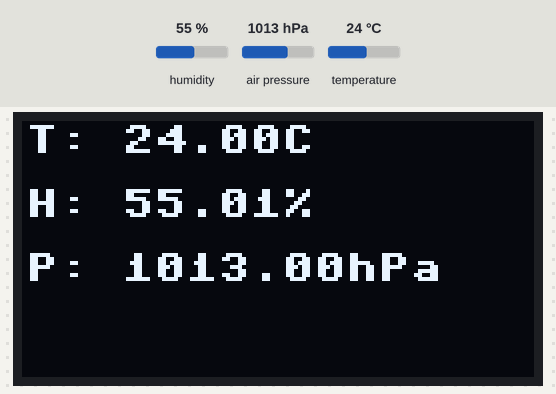
Bench run of a program on a simulated MicroPython board. Parts: 128×64 one-colour display. The inputs (shaded band) are chosen by the test bench; at power-on: humidity 55 %, air pressure 1013 hPa, temperature 24 °C. Library files of the repository ran but are not shown: bme280_float.py.

Above: at 5.6 s.
5.7 s: humidity set to 22 %
At 10.8 s:
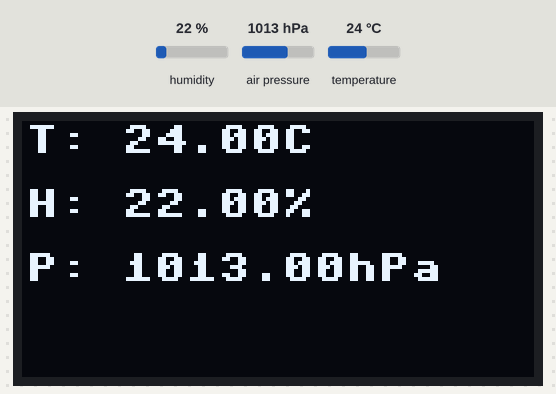
13.2 s: air pressure set to 952 hPa
At 15.5 s:
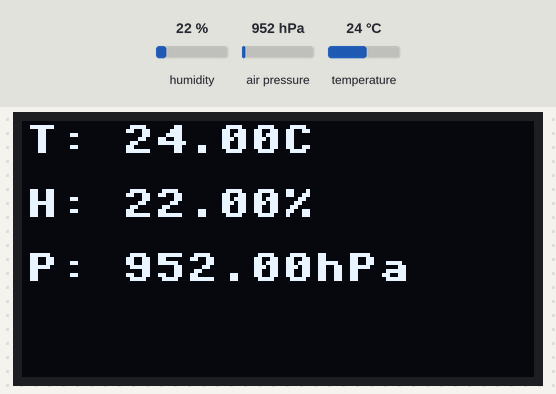
20.7 s: temperature set to 12 °C
At 26.2 s:
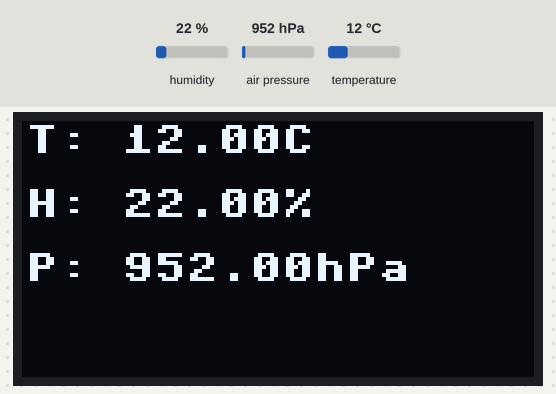
28.2 s: humidity set to 40 %
At 30.9 s:
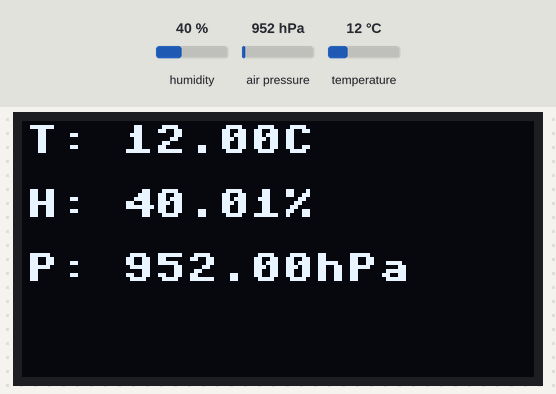
Timing chart, 0 to 32.4 s (numbered marks = the images above; inputs shaded):
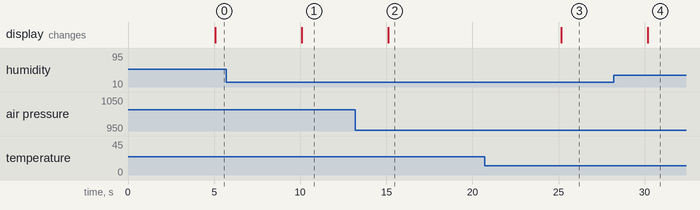

The program:

OLED_BME280.py
```python
# static noise

import machine, ssd1306, uos, framebuf, time, bme280_float

i2c = machine.I2C(scl=machine.Pin(21), sda=machine.Pin(22))
oled = ssd1306.SSD1306_I2C(128,64,i2c,0x3c)
bme = bme280_float.BME280(i2c = i2c)

while True:

    time.sleep(5)

    vals = bme.values

    oled.fill(0)

    oled.text('T: ' + vals[0], 1, 1, 1)
    oled.text('H: ' + vals[2], 1, 17, 1)
    oled.text('P: ' + vals[1], 1, 33, 1)

    oled.show()
```

Measured:
- after the input at 5.7 s, the display: changes after 4.4 s (image 1)
- after the input at 13.2 s, the display: changes after 1.9 s (image 2)
- after the input at 20.7 s, the display: changes after 4.5 s (image 3)
- after the input at 28.2 s, the display: changes after 2.0 s (image 4)
